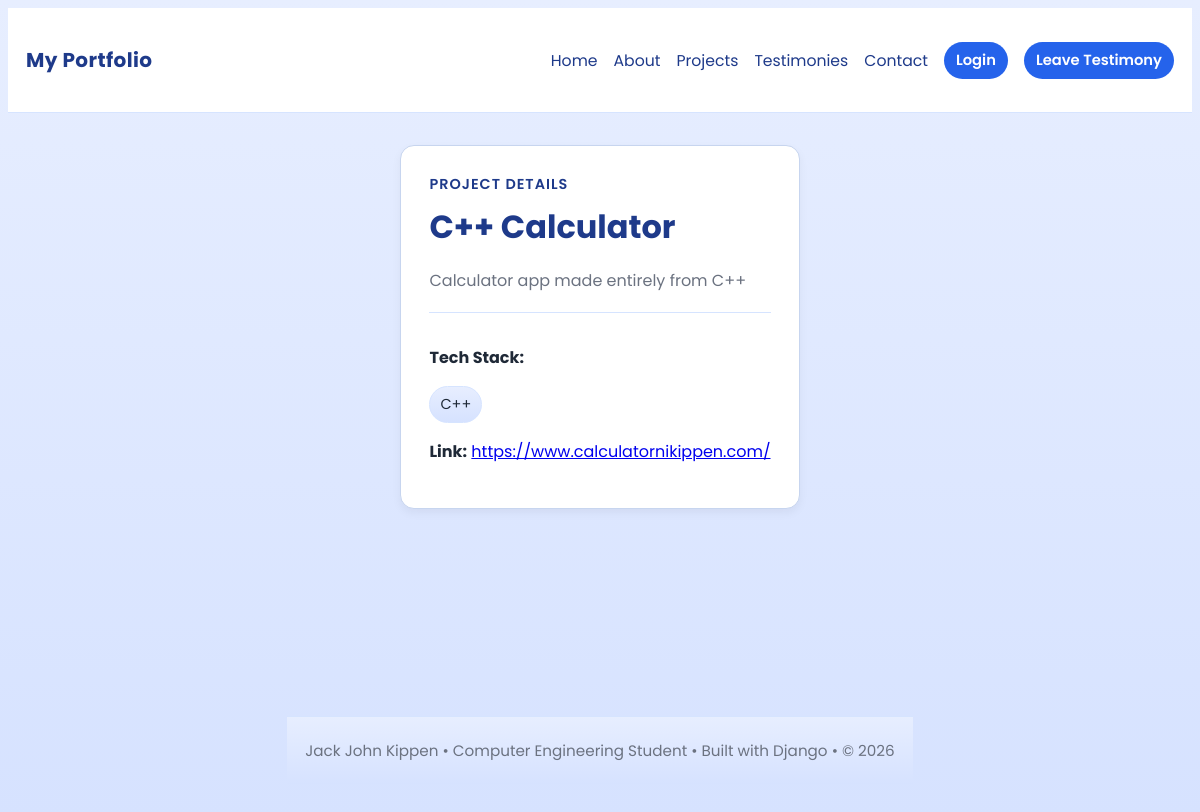
The app's page /projects/2/ with its own data.
### quiz1/models.py (models this page shows, shortened)
class Project(models.Model):
    project_name = models.CharField(max_length=200)
    description = models.TextField()
    tech_stacks = models.ManyToManyField(TechStack, related_name='projects', blank=True)
    link = models.URLField()

class TechStack(models.Model):
    name = models.CharField(max_length=100, unique=True)
    created_at = models.DateTimeField(auto_now_add=True)
    class Meta:
        ordering = ['name']

### quiz1/views.py (the view)
# urls.py: path('projects/<int:pk>/', views.project_detail, name='project_detail'),
def project_detail(request, pk):
    project = get_object_or_404(Project, pk=pk)
    return render(request, 'project_detail.html', {'project': project})

### templates/project_detail.html (shortened to what this page needs)
{% extends 'base.html' %}
{% block content %}
<div class="card">
  <div class="eyebrow">Project Details</div>
  <h1 class="title">{{ project.project_name }}</h1>
  <p class="muted">{{ project.description }}</p>
  <div class="meta">
    <p><strong>Tech Stack:</strong></p>
    <div class="stack-list">
      {% for tech in project.tech_stacks.all %}
        <span class="stack-pill">{{ tech.name }}</span>
      {% empty %}
        <span class="stack-pill">No tech stacks assigned</span>
      {% endfor %}
    </div>
    <p style="margin-top:16px;"><strong>Link:</strong> <a href="{{ project.link }}">{{ project.link }}</a></p>
  </div>
</div>
{% endblock %}

### templates/base.html (style rules this page uses)
:root { --bg: linear-gradient(180deg, #e7eeff 0%, #d6e2ff 100%); --card: #FFFFFF; --nav: #FFFFFF; --primary: #1E3A8A; --button: #2563EB; --button-hover: #1D4ED8; --text-main: #1F2937; --text-secondary: #6B7280; --borders: #D6E4FF; }
body { font-family: 'Poppins', Arial, sans-serif; color:var(--text-main); background:var(--bg); }
.card { border:1px solid var(--borders); outline:1px solid rgba(31,41,55,0.08); outline-offset:-1px; background:var(--card); border-radius:14px; box-shadow:0 4px 10px rgba(0,0,0,0.05); }

### templates/project_detail.html (style rules this page uses)
body { font-family:'Poppins', Arial, sans-serif;color:var(--text-main);background:var(--bg) }
.card { border:1px solid var(--borders);padding:28px;border-radius:14px;background:var(--card); }
.eyebrow { color:var(--primary);text-transform:uppercase;letter-spacing:1px;font-size:0.9rem;font-weight:600; }
.title { color:var(--primary);font-size:2rem;margin:8px 0 12px; }
.muted { color:var(--text-secondary);line-height:1.8; }
.meta { margin-top:16px;padding-top:16px;border-top:1px solid var(--borders); }
.stack-list { display:flex;gap:8px;flex-wrap:wrap;margin-top:12px; }
.stack-pill { background:var(--bg);border:1px solid var(--borders);padding:7px 10px;border-radius:999px;color:var(--text-main);font-size:0.9rem; }

### records on screen
Project: project_name "C++ Calculator", description "Calculator app made entirely from C++", link "https://www.calculatornikippen.com/"
TechStack: name "C++"
